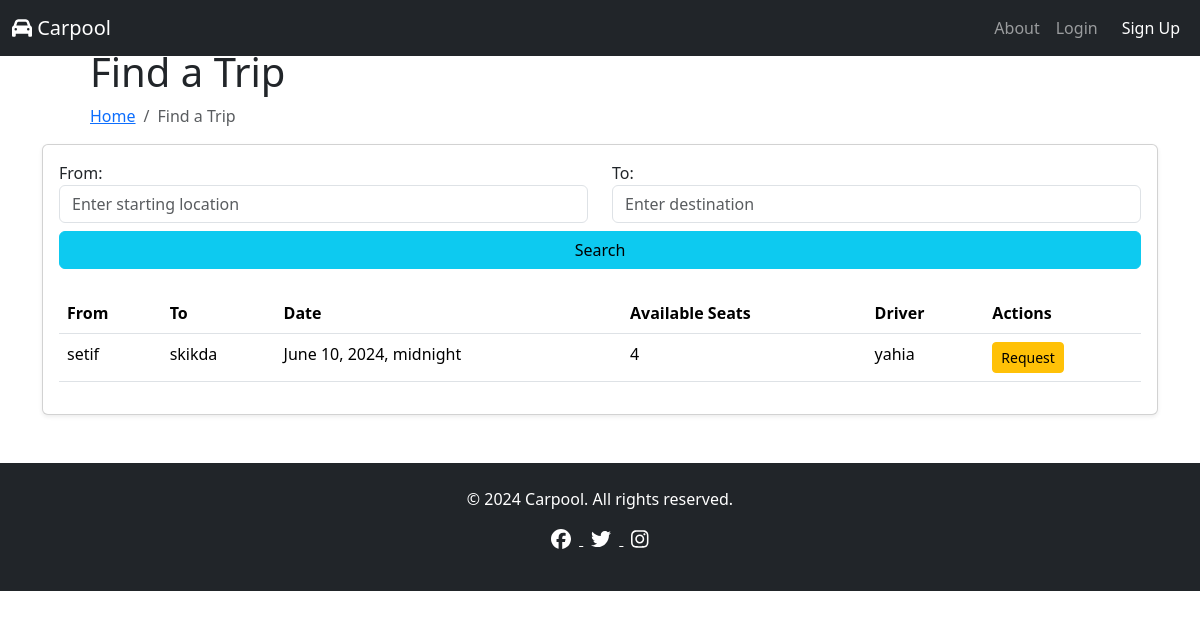
The page /trip/search/ on the database as committed earlier.
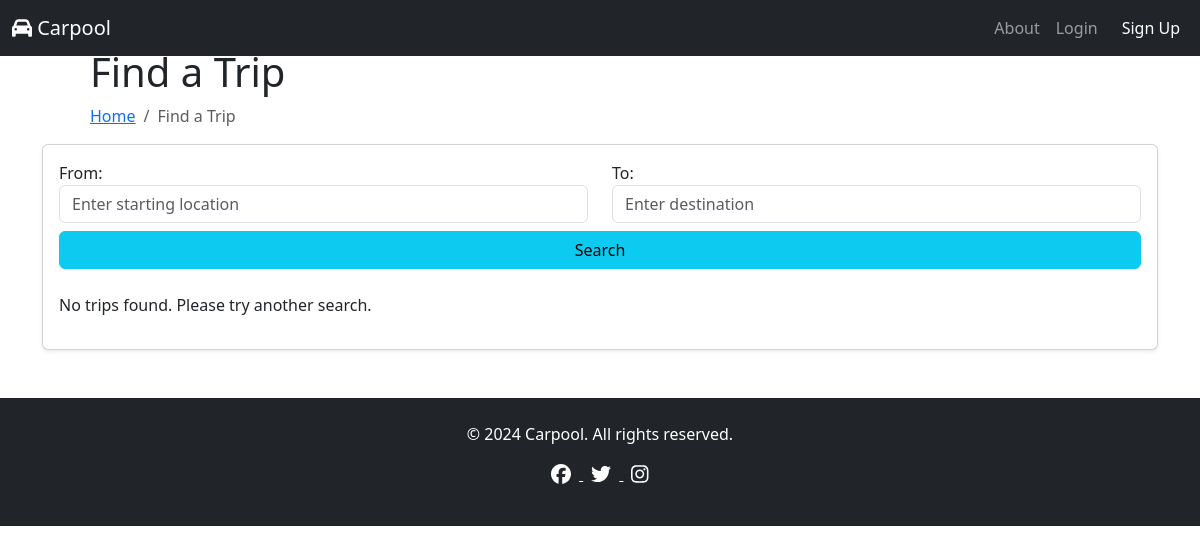
The same page on the database as committed later.
### pages/models.py (models this page shows, shortened)
class Trip(models.Model):
    from_location = models.CharField(max_length=100)
    to_location = models.CharField(max_length=100)
    date = models.DateTimeField()
    driver = models.ForeignKey(User, on_delete=models.SET_NULL, null=True, related_name='driven_trips')
    status = models.CharField(max_length=20, default='scheduled')
    meeting_point = models.CharField(max_length=100)
    price = models.DecimalField(max_digits=6, decimal_places=2)
    available_seats = models.IntegerField()
    passengers = models.ManyToManyField(Passenger, related_name="trips")

### pages/views.py (the view)
# urls.py: path("trip/search/", views.trip_search, name="trip_search"),
def trip_search(request):
    if request.method == "POST":
        from_location = request.POST.get("from_location")
        to_location = request.POST.get("to_location")
        trips = Trip.objects.filter(
            from_location__icontains=from_location,
            to_location__icontains=to_location,
            status="scheduled",
            available_seats__gt=0,
        )
    else:
        trips = Trip.objects.filter(status="scheduled", available_seats__gt=0)
    context = {"trips": trips}
    return render(request, "pages/trip_search.html", context)

### pages/templates/pages/trip_search.html (shortened to what this page needs)
{% extends 'base.html' %}
{% load django_bootstrap5 %}
{% block content %}
<main>
  <div class="container">
    <div class="page-title pt-6 px-5 d-none d-md-block">
      <h1>Find a Trip</h1>
      <nav aria-label="breadcrumb">
        <ol class="breadcrumb">
          <li class="breadcrumb-item"><a href="{% url 'index' %}">Home</a></li>
          <li class="breadcrumb-item active" aria-current="page">Find a Trip</li>
        </ol>
      </nav>
    </div>
    <div class="row">
      <div class="col-md-12">
        <div class="card shadow-sm">
          <div class="card-body">
            <form method="post" class="mb-4">
              <div class="row">
                <div class="col-md-6">
                  <div class="form-group">
                    <label for="from_location">From:</label>
                    <input type="text" class="form-control" id="from_location" name="from_location" placeholder="Enter starting location">
                  </div>
                </div>
                <div class="col-md-6">
                  <div class="form-group">
                    <label for="to_location">To:</label>
                    <input type="text" class="form-control" id="to_location" name="to_location" placeholder="Enter destination">
                  </div>
                </div>
              </div>
              <div class="d-grid my-2">
                <button type="submit" class="btn btn-info">Search</button>
              </div>
            </form>
            {% if trips %}
            <table class="table">
              <thead>
                <tr>
                  <th>From</th>
                  <th>To</th>
                  <th>Date</th>
                  <th>Available Seats</th>
                  <th>Driver</th>
                  <th>Actions</th>
                </tr>
              </thead>
              <tbody>
                {% for trip in trips %}
                <tr>
                  <td>{{ trip.from_location }}</td>
                  <td>{{ trip.to_location }}</td>
                  <td>{{ trip.date }}</td>
                  <td>{{ trip.available_seats }}</td>
                  <td>{{ trip.driver.username }}</td>
                  <td>
                    <a href="{% url 'send_trip_request' trip.id %}" class="btn btn-warning btn-sm">Request</a>
                  </td>
                </tr>
                {% endfor %}
              </tbody>
            </table>
            {% else %}
            <p>No trips found. Please try another search.</p>
            {% endif %}
          </div>
        </div>
      </div>
    </div>
  </div>
</main>
{% endblock %}

Rows that differ between the two databases and show on the page:
removed Trip: from_location "setif", to_location "skikda", date "June 10, 2024, midnight", available_seats "4", driver.username "yahia"
Other text that changed with them:
text no longer shown: "From To Date Available Seats Driver Actions"
text now shown: "No trips found. Please try another search."
